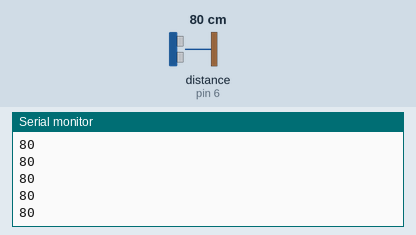
Bench run of a sketch on a simulated Arduino Uno, built with avr-gcc and run on an emulated ATmega328P. Parts: the last lines printed to the serial monitor. Wiring (inferred from the names in the program): ultrasonic range finder: trigger pin 5; echo pin 6. The test bench sets the inputs (shaded band); at power-on: distance to the obstacle (sensor on pin 6) 80 cm. The echo pulse lasts 58.3 µs per cm.

Above: at 1.2 s.
1.3 s: distance to the obstacle (sensor on pin 6) set to 2 cm
At 1.9 s:
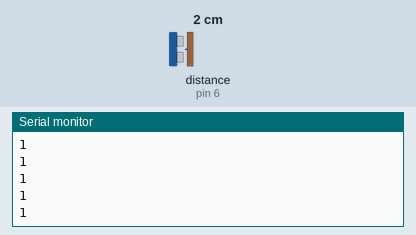
2.8 s: distance to the obstacle (sensor on pin 6) set to 4 cm
At 3.5 s:
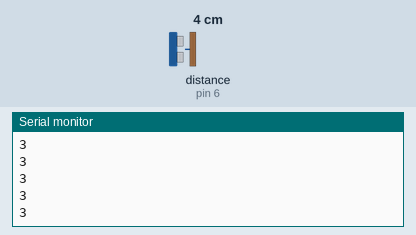
Timing chart, 0 to 5.8 s (numbered marks = the images above; inputs shaded):
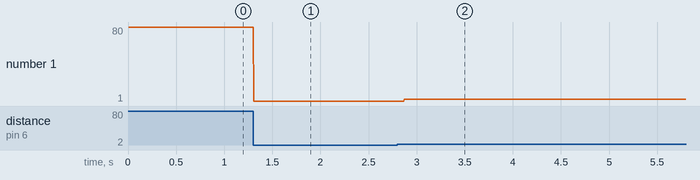

Measured:
- after the input at 1.3 s, the serial monitor: prints a new line at once (image 1)
- after the input at 2.8 s, the serial monitor: prints a new line after 0.07 s (image 2)
- plotted number 1: 80 → 1 after the input at 1.3 s, 1 → 3 after the input at 2.8 s

The sketch:

UltrasonicSensorTest_printdist_.ino
```cpp
const int pingPin = 5;
const int echoPin = 6;

void setup() {
Serial.begin(9600);
}

void loop() {
 Serial.println(GetDistanceCM());
}

long GetDistanceCM(){
    pinMode(pingPin, OUTPUT);
    digitalWrite(pingPin, LOW);
    delayMicroseconds(2);
    digitalWrite(pingPin, HIGH);
    delayMicroseconds(10);
    digitalWrite(pingPin, LOW);
    pinMode(echoPin, INPUT);
    return pulseIn(echoPin,HIGH)/58;//was 29/2
  }
```
